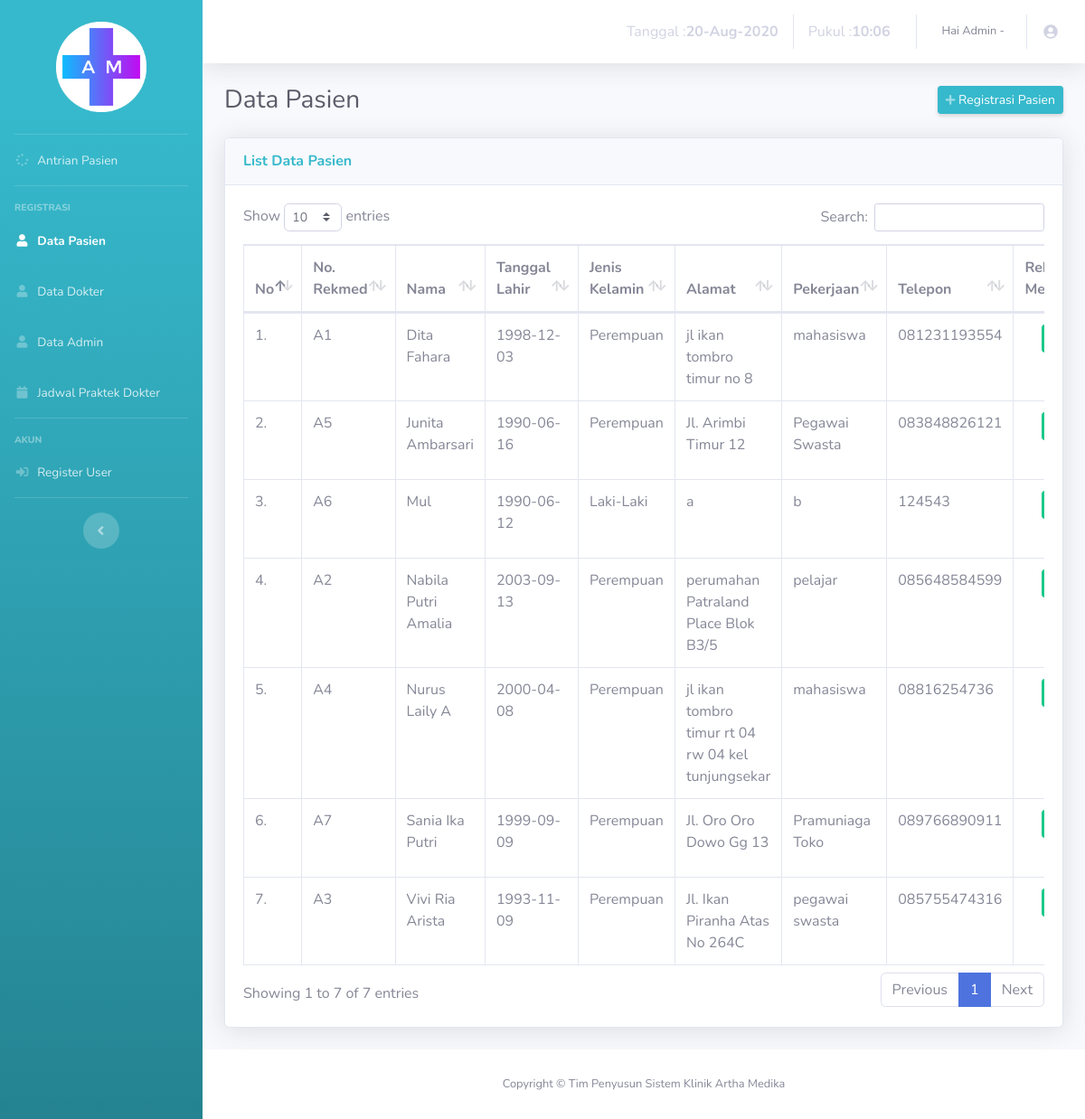
The app's page /admin/datapasien.php, older data.
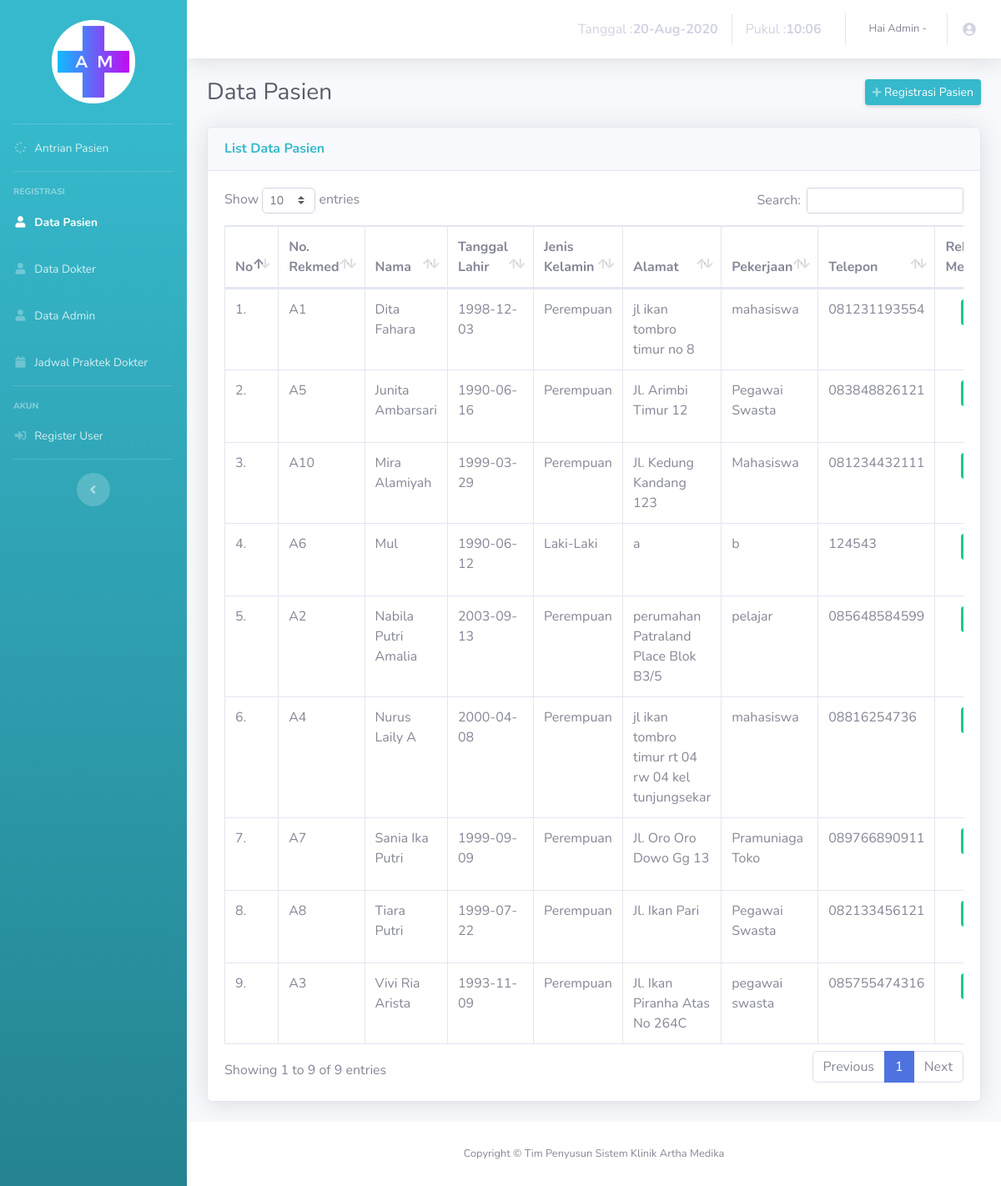
The same page, newer data.
### tables this page shows
CREATE TABLE IF NOT EXISTS `pasien` (
`id_pasien` int(5) NOT NULL,
  `nama` varchar(30) NOT NULL,
  `tgl_lahir` date NOT NULL,
  `jk` varchar(10) NOT NULL,
  `alamat` varchar(50) NOT NULL,
  `pekerjaan` varchar(20) NOT NULL,
  `tlp` varchar(14) NOT NULL
);

### admin/datapasien.php (the view, shortened to what the changed rows need)
<!DOCTYPE html>
<html lang="en">
<head>
  <link href="vendor/fontawesome-free/css/all.min.css" rel="stylesheet" type="text/css">
  <link href="css/sb-admin-2.min.css" rel="stylesheet">
  <link href="vendor/datatables/dataTables.bootstrap4.min.css" rel="stylesheet">
</head>
<body id="page-top">
  <div id="wrapper">
                <div id="content-wrapper" class="d-flex flex-column">
                  <div id="content">
                  <div class="container-fluid">
                    <div class="d-sm-flex align-items-center justify-content-between mb-4">
                      <h1 class="h3 mb-0 text-gray-800">Data Pasien</h1>
                    </div>
                    <div class="card shadow mb-4">
                      <div class="card-body">
                        <div class="table-responsive">
                          <table class="table table-bordered" id="dataTable" width="100%" cellspacing="0">
                            <thead>
                              <tr>
                                <th>No</th>
                                <th>No. Rekmed</th>
                                <th>Nama</th>
                                <th>Tanggal Lahir</th>
                                <th>Jenis Kelamin</th>
                                <th>Alamat</th>
                                <th>Pekerjaan</th>
                                <th>Telepon</th>
                                <th>Rekam Medis</th>
                              </tr>
                            </thead>
                            <tbody>
                              <?php
                              include '../process/conSQL.php';
                              $no = 1;
                              $query = "SELECT * FROM pasien ORDER BY nama asc";
                              $res = mysqli_query($con, $query);
                              if(mysqli_num_rows($res) == 0){
                                echo '<tr><td colspan="10">Tidak ada data!</td></tr>';
                              }else{
                               while($data = mysqli_fetch_assoc($res)){
                                echo "<tr>";
                                echo "<td>".$no++.".</td>";
                                echo "<td> A".$data['id_pasien']."</td>";
                                echo "<td>".$data['nama']."</td>";
                                echo "<td>".$data['tgl_lahir']."</td>";
                                echo "<td>".$data['jk']."</td>";
                                echo "<td>".$data['alamat']."</td>";
                                echo '<td>'.$data['pekerjaan'].'</td>';
                                echo "<td>".$data['tlp']."</td>";
                                echo "<td class='td-actions text-center'>";
                                echo "<a class='btn btn-success btn-sm' rel='tooltip' href='rekammedis-tampil.php?id_pasien=".$data["id_pasien"]."'><i class='fas fa-list'></i></a>";
                                echo "</td>";
                                echo '</tr>';
                              }
                            }
                            ?>
                          </tbody>
                        </table>
                      </div>
                    </div>
                  </div>
                </div>
              </div>
            </div>
          </div>
        </body>
        </html>

Row changes from the older to the newer data that the page shows:
added pasien: id_pasien "10", nama "Mira Alamiyah", tgl_lahir "1999-03-29", jk "Perempuan", alamat "Jl. Kedung Kandang 123", pekerjaan "Mahasiswa", tlp "081234432111"
added pasien: id_pasien "8", nama "Tiara Putri", tgl_lahir "1999-07-22", jk "Perempuan", alamat "Jl. Ikan Pari", pekerjaan "Pegawai Swasta", tlp "082133456121"
Text that changed along with them:
text written by a page script: "Show entries Search: Showing 1 to 7 of 7 entries Previous 1 Next" → "Show entries Search: Showing 1 to 9 of 9 entries Previous 1 Next"
